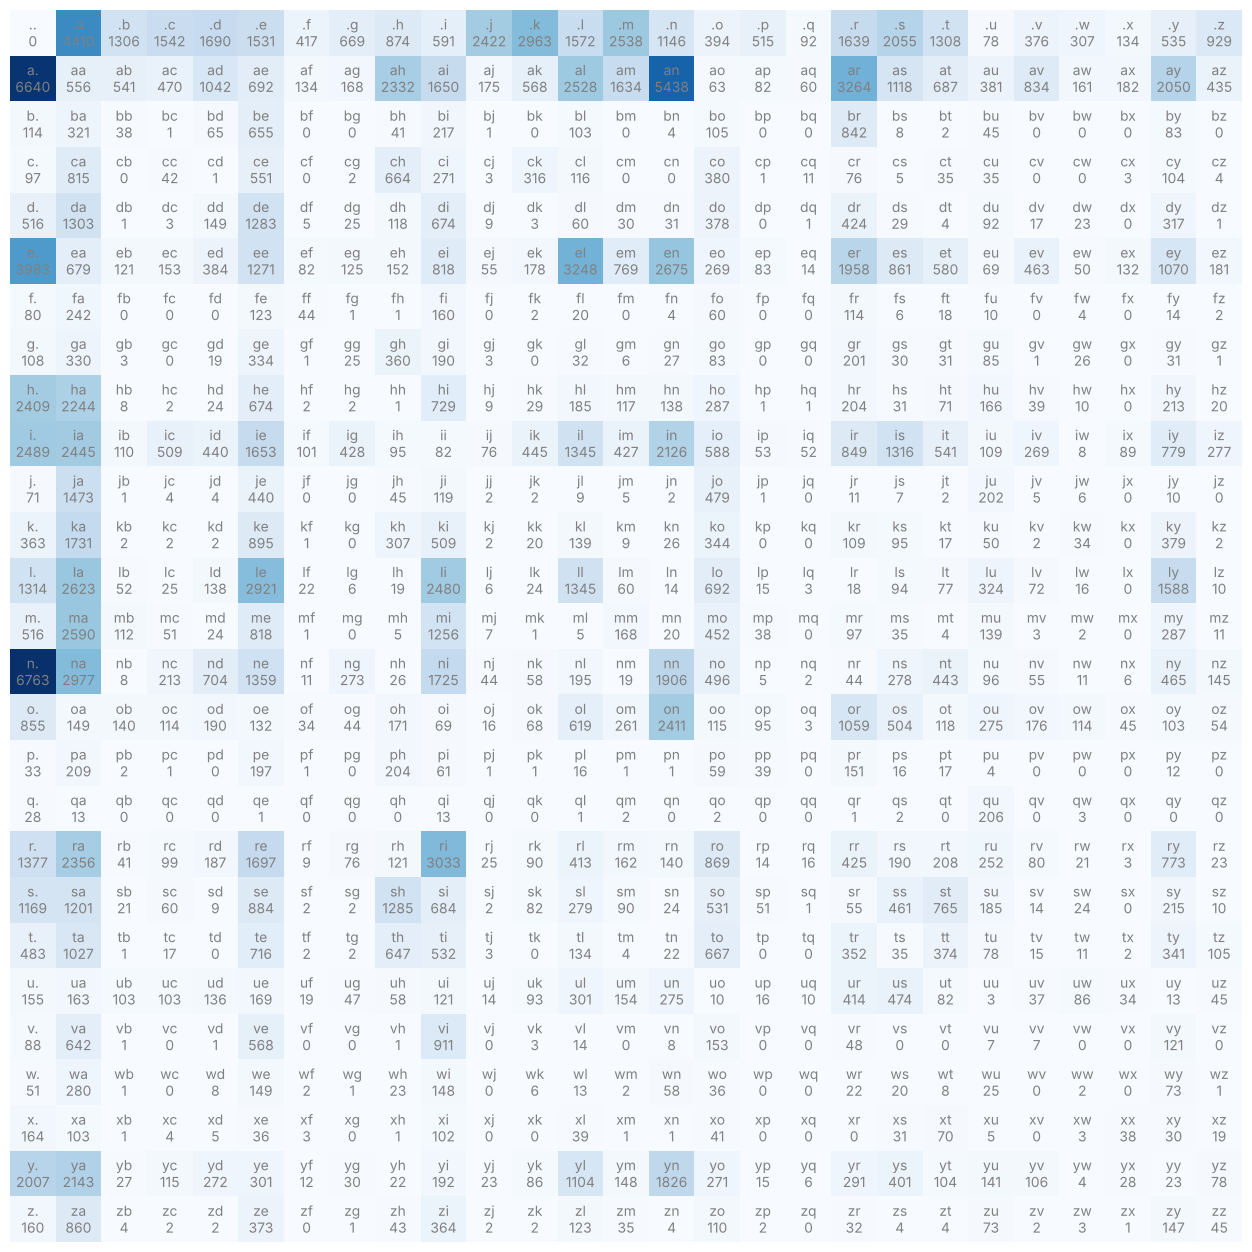

This chart was generated by the following Python code:
"""Lesson 07, part 1: a bigram language model made by COUNTING.

"Bigram" = a pair of neighbouring characters. We count how often each character follows
each other character in 32,000 names, turn the counts into probabilities, and then:
  - generate new names one character at a time,
  - measure how good the model is with the negative log likelihood (the "loss").

Usage:  python bigram_counts.py          (a few seconds)
        python bigram_counts.py --plot   (also saves bigram_counts.png; needs matplotlib)
"""
import argparse

import torch

from names_data import load_words

parser = argparse.ArgumentParser()
parser.add_argument("--plot", action="store_true", help="save a picture of the 27x27 count table")
args = parser.parse_args()

# ---- 1. Look at the data ----
words = load_words()
print(f"{len(words)} names. First ten: {words[:10]}")
print(f"shortest: {min(len(w) for w in words)} letters, longest: {max(len(w) for w in words)} letters")

# ---- 2. Count bigrams in a Python dictionary ----
# "." marks both the start and the end of a name, so "emma" gives .e em mm ma a.
counts = {}
for w in words:
    chs = ["."] + list(w) + ["."]
    for ch1, ch2 in zip(chs, chs[1:]):                  # zip pairs each character with the next one
        counts[(ch1, ch2)] = counts.get((ch1, ch2), 0) + 1
top = sorted(counts.items(), key=lambda kv: -kv[1])[:8]
print("most common bigrams:", ", ".join(f"{a}{b}:{n}" for (a, b), n in top))

# ---- 3. The same counts in a 27x27 tensor (much faster to use) ----
chars = sorted(set("".join(words)))
stoi = {s: i + 1 for i, s in enumerate(chars)}          # string -> integer: a=1 ... z=26
stoi["."] = 0                                           # the special start/end token gets 0
itos = {i: s for s, i in stoi.items()}                  # integer -> string
V = len(stoi)                                           # vocabulary size: 27
N = torch.zeros((V, V), dtype=torch.int32)              # N[i, j] = how often char j follows char i
for w in words:
    chs = ["."] + list(w) + ["."]
    for ch1, ch2 in zip(chs, chs[1:]):
        N[stoi[ch1], stoi[ch2]] += 1
print(f"\ncount table N has shape {tuple(N.shape)}; row '.' = how names START:")
print("  " + "  ".join(f"{itos[j]}:{N[0, j].item()}" for j in range(1, V)))

if args.plot:
    import matplotlib
    matplotlib.use("Agg")                               # draw to a file, no window needed
    import matplotlib.pyplot as plt
    plt.figure(figsize=(16, 16))
    plt.imshow(N, cmap="Blues")
    for i in range(V):
        for j in range(V):
            plt.text(j, i, itos[i] + itos[j], ha="center", va="bottom", color="gray")
            plt.text(j, i, N[i, j].item(), ha="center", va="top", color="gray")
    plt.axis("off")
    plt.savefig("bigram_counts.png", bbox_inches="tight")
    print("saved bigram_counts.png")

# ---- 4. Counts -> probabilities (each row adds up to 1) ----
P = (N + 1).float()                                     # +1 "smoothing": no pair is ever impossible
P /= P.sum(1, keepdim=True)                             # (27, 27) / (27, 1): broadcasting divides each row by its own sum
print(f"\nrow sums (should all be 1): {P.sum(1)[:5].tolist()} ...")
print(f"P(next = 'a' | current = '.') = {P[0, stoi['a']]:.4f}")

# ---- 5. Sample new names: start at ".", repeatedly draw the next char from that row ----
g = torch.Generator().manual_seed(2147483647)           # fixed seed -> the same "random" names every run
print("\nnames invented by the bigram model:")
for _ in range(10):
    out, ix = [], 0
    while True:
        ix = torch.multinomial(P[ix], num_samples=1, replacement=True, generator=g).item()
        if ix == 0:                                     # drew the end token: the name is finished
            break
        out.append(itos[ix])
    print("  " + "".join(out))

# Compare with a model that knows NOTHING: every character equally likely.
g = torch.Generator().manual_seed(2147483647)
uniform = torch.ones(V) / V
print("names from a model that knows nothing (uniform):",
      ["".join(itos[i] for i in torch.multinomial(uniform, 8, replacement=True, generator=g).tolist()) for _ in range(3)])

# ---- 6. Loss: the average negative log likelihood of all the real bigrams ----
log_likelihood, n = 0.0, 0
for w in words:
    chs = ["."] + list(w) + ["."]
    for ch1, ch2 in zip(chs, chs[1:]):
        log_likelihood += torch.log(P[stoi[ch1], stoi[ch2]])
        n += 1
nll = -log_likelihood / n
print(f"\nlog likelihood of the whole dataset: {log_likelihood.item():.2f}")
print(f"average negative log likelihood (the LOSS): {nll.item():.4f}   (over {n} bigrams)")
print(f"for comparison, the know-nothing model scores -ln(1/27) = {torch.log(torch.tensor(27.0)).item():.4f}")

for test in ["andrej", "emma", "andrejq"]:
    chs = ["."] + list(test) + ["."]
    probs = [P[stoi[a], stoi[b]].item() for a, b in zip(chs, chs[1:])]
    loss = -sum(torch.log(torch.tensor(probs))).item() / len(probs)
    worst = min(zip(probs, zip(chs, chs[1:])))
    print(f"loss of '{test}': {loss:.4f}  (least likely pair: '{worst[1][0]}{worst[1][1]}' with p = {worst[0]:.5f})")
